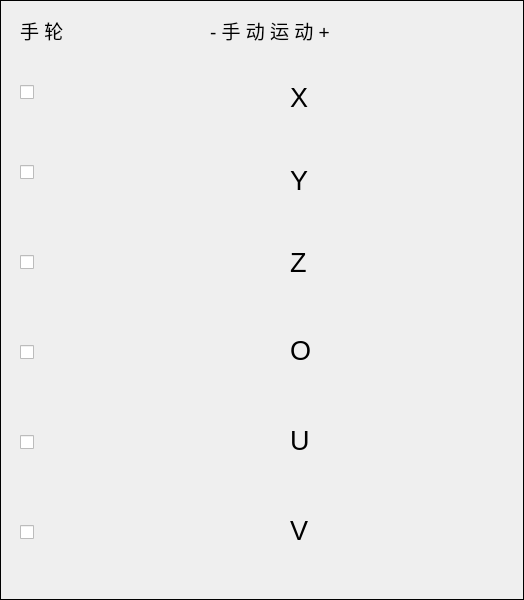
  <widget class="QGroupBox" name="groupBox_4">
   <property name="geometry">
    <rect>
     <x>500</x>
     <y>0</y>
     <width>524</width>
     <height>600</height>
    </rect>
   </property>
   <property name="minimumSize">
    <size>
     <width>524</width>
     <height>600</height>
    </size>
   </property>
   <property name="maximumSize">
    <size>
     <width>500</width>
     <height>200</height>
    </size>
   </property>
   <property name="styleSheet">
    <string notr="true">QGroupBox{
	border:  1px solid black;
}
</string>
   </property>
   <property name="title">
    <string/>
   </property>
   <widget class="QLabel" name="label_5">
    <property name="geometry">
     <rect>
      <x>20</x>
      <y>10</y>
      <width>101</width>
      <height>41</height>
     </rect>
    </property>
    <property name="font">
     <font>
      <pointsize>14</pointsize>
     </font>
    </property>
    <property name="text">
     <string>手 轮</string>
    </property>
   </widget>
   <widget class="QLabel" name="label_6">
    <property name="geometry">
     <rect>
      <x>210</x>
      <y>10</y>
      <width>221</width>
      <height>41</height>
     </rect>
    </property>
    <property name="font">
     <font>
      <pointsize>14</pointsize>
     </font>
    </property>
    <property name="text">
     <string>- 手 动 运 动 +</string>
    </property>
   </widget>
   <widget class="QLabel" name="label_7">
    <property name="geometry">
     <rect>
      <x>290</x>
      <y>77</y>
      <width>41</width>
      <height>41</height>
     </rect>
    </property>
    <property name="font">
     <font>
      <pointsize>20</pointsize>
     </font>
    </property>
    <property name="text">
     <string>X</string>
    </property>
   </widget>
   <widget class="QLabel" name="label_8">
    <property name="geometry">
     <rect>
      <x>290</x>
      <y>160</y>
      <width>41</width>
      <height>41</height>
     </rect>
    </property>
    <property name="font">
     <font>
      <pointsize>20</pointsize>
     </font>
    </property>
    <property name="text">
     <string>Y</string>
    </property>
   </widget>
   <widget class="QLabel" name="label_9">
    <property name="geometry">
     <rect>
      <x>290</x>
      <y>242</y>
      <width>41</width>
      <height>41</height>
     </rect>
    </property>
    <property name="font">
     <font>
      <pointsize>20</pointsize>
     </font>
    </property>
    <property name="text">
     <string>Z</string>
    </property>
   </widget>
   <widget class="QLabel" name="label_10">
    <property name="geometry">
     <rect>
      <x>290</x>
      <y>330</y>
      <width>41</width>
      <height>41</height>
     </rect>
    </property>
    <property name="font">
     <font>
      <pointsize>20</pointsize>
     </font>
    </property>
    <property name="text">
     <string>O</string>
    </property>
   </widget>
   <widget class="QLabel" name="label_11">
    <property name="geometry">
     <rect>
      <x>290</x>
      <y>420</y>
      <width>41</width>
      <height>41</height>
     </rect>
    </property>
    <property name="font">
     <font>
      <pointsize>20</pointsize>
     </font>
    </property>
    <property name="text">
     <string>U</string>
    </property>
   </widget>
   <widget class="QLabel" name="label_12">
    <property name="geometry">
     <rect>
      <x>290</x>
      <y>510</y>
      <width>41</width>
      <height>41</height>
     </rect>
    </property>
    <property name="font">
     <font>
      <pointsize>20</pointsize>
     </font>
    </property>
    <property name="text">
     <string>V</string>
    </property>
   </widget>
   <widget class="QPushButton" name="Btn_leftX">
    <property name="geometry">
     <rect>
      <x>130</x>
      <y>60</y>
      <width>100</width>
      <height>70</height>
     </rect>
    </property>
    <property name="minimumSize">
     <size>
      <width>100</width>
      <height>70</height>
     </size>
    </property>
    <property name="maximumSize">
     <size>
      <width>100</width>
      <height>70</height>
     </size>
    </property>
    <property name="sizeIncrement">
     <size>
      <width>0</width>
      <height>0</height>
     </size>
    </property>
    <property name="styleSheet">
     <string notr="true">border-style: none;</string>
    </property>
    <property name="text">
     <string/>
    </property>
    <property name="icon">
     <iconset resource="../resource.qrc">
      <normaloff>:/ManualPage/manualpage_images/left.png</normaloff>:/ManualPage/manualpage_images/left.png</iconset>
    </property>
    <property name="iconSize">
     <size>
      <width>120</width>
      <height>120</height>
     </size>
    </property>
   </widget>
   <widget class="QPushButton" name="Btn_rightX">
    <property name="geometry">
     <rect>
      <x>370</x>
      <y>60</y>
      <width>100</width>
      <height>70</height>
     </rect>
    </property>
    <property name="minimumSize">
     <size>
      <width>100</width>
      <height>70</height>
     </size>
    </property>
    <property name="maximumSize">
     <size>
      <width>100</width>
      <height>70</height>
     </size>
    </property>
    <property name="styleSheet">
     <string notr="true">border-style: none;</string>
    </property>
    <property name="text">
     <string/>
    </property>
    <property name="icon">
     <iconset resource="../resource.qrc">
      <normaloff>:/ManualPage/manualpage_images/right.png</normaloff>:/ManualPage/manualpage_images/right.png</iconset>
    </property>
    <property name="iconSize">
     <size>
      <width>120</width>
      <height>120</height>
     </size>
    </property>
   </widget>
   <widget class="QPushButton" name="Btn_rightY">
    <property name="geometry">
     <rect>
      <x>370</x>
      <y>140</y>
      <width>100</width>
      <height>70</height>
     </rect>
    </property>
    <property name="minimumSize">
     <size>
      <width>100</width>
      <height>70</height>
     </size>
    </property>
    <property name="maximumSize">
     <size>
      <width>100</width>
      <height>70</height>
     </size>
    </property>
    <property name="styleSheet">
     <string notr="true">border-style: none;</string>
    </property>
    <property name="text">
     <string/>
    </property>
    <property name="icon">
     <iconset resource="../resource.qrc">
      <normaloff>:/ManualPage/manualpage_images/right.png</normaloff>:/ManualPage/manualpage_images/right.png</iconset>
    </property>
    <property name="iconSize">
     <size>
      <width>120</width>
      <height>120</height>
     </size>
    </property>
   </widget>
   <widget class="QPushButton" name="Btn_leftY">
    <property name="geometry">
     <rect>
      <x>130</x>
      <y>140</y>
      <width>100</width>
      <height>70</height>
     </rect>
    </property>
    <property name="minimumSize">
     <size>
      <width>100</width>
      <height>70</height>
     </size>
    </property>
    <property name="maximumSize">
     <size>
      <width>100</width>
      <height>70</height>
     </size>
    </property>
    <property name="sizeIncrement">
     <size>
      <width>0</width>
      <height>0</height>
     </size>
    </property>
    <property name="styleSheet">
     <string notr="true">border-style: none;</string>
    </property>
    <property name="text">
     <string/>
    </property>
    <property name="icon">
     <iconset resource="../resource.qrc">
      <normaloff>:/ManualPage/manualpage_images/left.png</normaloff>:/ManualPage/manualpage_images/left.png</iconset>
    </property>
    <property name="iconSize">
     <size>
      <width>120</width>
      <height>120</height>
     </size>
    </property>
   </widget>
   <widget class="QPushButton" name="Btn_rightZ">
    <property name="geometry">
     <rect>
      <x>370</x>
      <y>230</y>
      <width>100</width>
      <height>70</height>
     </rect>
    </property>
    <property name="minimumSize">
     <size>
      <width>100</width>
      <height>70</height>
     </size>
    </property>
    <property name="maximumSize">
     <size>
      <width>100</width>
      <height>70</height>
     </size>
    </property>
    <property name="styleSheet">
     <string notr="true">border-style: none;</string>
    </property>
    <property name="text">
     <string/>
    </property>
    <property name="icon">
     <iconset resource="../resource.qrc">
      <normaloff>:/ManualPage/manualpage_images/right.png</normaloff>:/ManualPage/manualpage_images/right.png</iconset>
    </property>
    <property name="iconSize">
     <size>
      <width>120</width>
      <height>120</height>
     </size>
    </property>
   </widget>
   <widget class="QPushButton" name="Btn_leftZ">
    <property name="geometry">
     <rect>
      <x>130</x>
      <y>230</y>
      <width>100</width>
      <height>70</height>
     </rect>
    </property>
    <property name="minimumSize">
     <size>
      <width>100</width>
      <height>70</height>
     </size>
    </property>
    <property name="maximumSize">
     <size>
      <width>100</width>
      <height>70</height>
     </size>
    </property>
    <property name="sizeIncrement">
     <size>
      <width>0</width>
      <height>0</height>
     </size>
    </property>
    <property name="styleSheet">
     <string notr="true">border-style: none;</string>
    </property>
    <property name="text">
     <string/>
    </property>
    <property name="icon">
     <iconset resource="../resource.qrc">
      <normaloff>:/ManualPage/manualpage_images/left.png</normaloff>:/ManualPage/manualpage_images/left.png</iconset>
    </property>
    <property name="iconSize">
     <size>
      <width>120</width>
      <height>120</height>
     </size>
    </property>
   </widget>
   <widget class="QPushButton" name="Btn_rightO">
    <property name="geometry">
     <rect>
      <x>370</x>
      <y>320</y>
      <width>100</width>
      <height>70</height>
     </rect>
    </property>
    <property name="minimumSize">
     <size>
      <width>100</width>
      <height>70</height>
     </size>
    </property>
    <property name="maximumSize">
     <size>
      <width>100</width>
      <height>70</height>
     </size>
    </property>
    <property name="styleSheet">
     <string notr="true">border-style: none;</string>
    </property>
    <property name="text">
     <string/>
    </property>
    <property name="icon">
     <iconset resource="../resource.qrc">
      <normaloff>:/ManualPage/manualpage_images/right.png</normaloff>:/ManualPage/manualpage_images/right.png</iconset>
    </property>
    <property name="iconSize">
     <size>
      <width>120</width>
      <height>120</height>
     </size>
    </property>
   </widget>
   <widget class="QPushButton" name="Btn_leftO">
    <property name="geometry">
     <rect>
      <x>130</x>
      <y>320</y>
      <width>100</width>
      <height>70</height>
     </rect>
    </property>
    <property name="minimumSize">
     <size>
      <width>100</width>
      <height>70</height>
     </size>
    </property>
    <property name="maximumSize">
     <size>
      <width>100</width>
      <height>70</height>
     </size>
    </property>
    <property name="sizeIncrement">
     <size>
      <width>0</width>
      <height>0</height>
     </size>
    </property>
    <property name="styleSheet">
     <string notr="true">border-style: none;</string>
    </property>
    <property name="text">
     <string/>
    </property>
    <property name="icon">
     <iconset resource="../resource.qrc">
      <normaloff>:/ManualPage/manualpage_images/left.png</normaloff>:/ManualPage/manualpage_images/left.png</iconset>
    </property>
    <property name="iconSize">
     <size>
      <width>120</width>
      <height>120</height>
     </size>
    </property>
   </widget>
   <widget class="QPushButton" name="Btn_rightU">
    <property name="geometry">
     <rect>
      <x>370</x>
      <y>410</y>
      <width>100</width>
      <height>70</height>
     </rect>
    </property>
    <property name="minimumSize">
     <size>
      <width>100</width>
      <height>70</height>
     </size>
    </property>
    <property name="maximumSize">
     <size>
      <width>100</width>
      <height>70</height>
     </size>
    </property>
    <property name="styleSheet">
     <string notr="true">border-style: none;</string>
    </property>
    <property name="text">
     <string/>
    </property>
    <property name="icon">
     <iconset resource="../resource.qrc">
      <normaloff>:/ManualPage/manualpage_images/right.png</normaloff>:/ManualPage/manualpage_images/right.png</iconset>
    </property>
    <property name="iconSize">
     <size>
      <width>120</width>
      <height>120</height>
     </size>
    </property>
   </widget>
   <widget class="QPushButton" name="Btn_leftU">
    <property name="geometry">
     <rect>
      <x>130</x>
      <y>410</y>
      <width>100</width>
      <height>70</height>
     </rect>
    </property>
    <property name="minimumSize">
     <size>
      <width>100</width>
      <height>70</height>
     </size>
    </property>
    <property name="maximumSize">
     <size>
      <width>100</width>
      <height>70</height>
     </size>
    </property>
    <property name="sizeIncrement">
     <size>
      <width>0</width>
      <height>0</height>
     </size>
    </property>
    <property name="styleSheet">
     <string notr="true">border-style: none;</string>
    </property>
    <property name="text">
     <string/>
    </property>
    <property name="icon">
     <iconset resource="../resource.qrc">
      <normaloff>:/ManualPage/manualpage_images/left.png</normaloff>:/ManualPage/manualpage_images/left.png</iconset>
    </property>
    <property name="iconSize">
     <size>
      <width>120</width>
      <height>120</height>
     </size>
    </property>
   </widget>
   <widget class="QPushButton" name="Btn_rightV">
    <property name="geometry">
     <rect>
      <x>370</x>
      <y>500</y>
      <width>100</width>
      <height>70</height>
     </rect>
    </property>
    <property name="minimumSize">
     <size>
      <width>100</width>
      <height>70</height>
     </size>
    </property>
    <property name="maximumSize">
     <size>
      <width>100</width>
      <height>70</height>
     </size>
    </property>
    <property name="styleSheet">
     <string notr="true">border-style: none;</string>
    </property>
    <property name="text">
     <string/>
    </property>
    <property name="icon">
     <iconset resource="../resource.qrc">
      <normaloff>:/ManualPage/manualpage_images/right.png</normaloff>:/ManualPage/manualpage_images/right.png</iconset>
    </property>
    <property name="iconSize">
     <size>
      <width>120</width>
      <height>120</height>
     </size>
    </property>
   </widget>
   <widget class="QPushButton" name="Btn_leftV">
    <property name="geometry">
     <rect>
      <x>130</x>
      <y>500</y>
      <width>100</width>
      <height>70</height>
     </rect>
    </property>
    <property name="minimumSize">
     <size>
      <width>100</width>
      <height>70</height>
     </size>
    </property>
    <property name="maximumSize">
     <size>
      <width>100</width>
      <height>70</height>
     </size>
    </property>
    <property name="sizeIncrement">
     <size>
      <width>0</width>
      <height>0</height>
     </size>
    </property>
    <property name="styleSheet">
     <string notr="true">border-style: none;</string>
    </property>
    <property name="text">
     <string/>
    </property>
    <property name="icon">
     <iconset resource="../resource.qrc">
      <normaloff>:/ManualPage/manualpage_images/left.png</normaloff>:/ManualPage/manualpage_images/left.png</iconset>
    </property>
    <property name="iconSize">
     <size>
      <width>120</width>
      <height>120</height>
     </size>
    </property>
   </widget>
   <widget class="QCheckBox" name="checkBox_X">
    <property name="geometry">
     <rect>
      <x>20</x>
      <y>60</y>
      <width>64</width>
      <height>64</height>
     </rect>
    </property>
    <property name="minimumSize">
     <size>
      <width>64</width>
      <height>64</height>
     </size>
    </property>
    <property name="maximumSize">
     <size>
      <width>64</width>
      <height>64</height>
     </size>
    </property>
    <property name="styleSheet">
     <string notr="true">QCheckBox::indicator:unchecked { 
    image: url(:/ManualPage/manualpage_images/unchecked.png); 
} 
 
QCheckBox::indicator:checked { 
    image: url(:/ManualPage/manualpage_images/checked.png); 
} 
</string>
    </property>
    <property name="text">
     <string/>
    </property>
    <property name="iconSize">
     <size>
      <width>15</width>
      <height>12</height>
     </size>
    </property>
   </widget>
   <widget class="QCheckBox" name="checkBox_Y">
    <property name="geometry">
     <rect>
      <x>20</x>
      <y>140</y>
      <width>64</width>
      <height>64</height>
     </rect>
    </property>
    <property name="minimumSize">
     <size>
      <width>64</width>
      <height>64</height>
     </size>
    </property>
    <property name="maximumSize">
     <size>
      <width>64</width>
      <height>64</height>
     </size>
    </property>
    <property name="styleSheet">
     <string notr="true">QCheckBox::indicator:unchecked { 
    image: url(:/ManualPage/manualpage_images/unchecked.png); 
} 
 
QCheckBox::indicator:checked { 
    image: url(:/ManualPage/manualpage_images/checked.png); 
} 
</string>
    </property>
    <property name="text">
     <string/>
    </property>
    <property name="iconSize">
     <size>
      <width>15</width>
      <height>12</height>
     </size>
    </property>
   </widget>
   <widget class="QCheckBox" name="checkBox_Z">
    <property name="geometry">
     <rect>
      <x>20</x>
      <y>230</y>
      <width>64</width>
      <height>64</height>
     </rect>
    </property>
    <property name="minimumSize">
     <size>
      <width>64</width>
      <height>64</height>
     </size>
    </property>
    <property name="maximumSize">
     <size>
      <width>64</width>
      <height>64</height>
     </size>
    </property>
    <property name="styleSheet">
     <string notr="true">QCheckBox::indicator:unchecked { 
    image: url(:/ManualPage/manualpage_images/unchecked.png); 
} 
 
QCheckBox::indicator:checked { 
    image: url(:/ManualPage/manualpage_images/checked.png); 
} 
</string>
    </property>
    <property name="text">
     <string/>
    </property>
    <property name="iconSize">
     <size>
      <width>15</width>
      <height>12</height>
     </size>
    </property>
   </widget>
   <widget class="QCheckBox" name="checkBox_O">
    <property name="geometry">
     <rect>
      <x>20</x>
      <y>320</y>
      <width>64</width>
      <height>64</height>
     </rect>
    </property>
    <property name="minimumSize">
     <size>
      <width>64</width>
      <height>64</height>
     </size>
    </property>
    <property name="maximumSize">
     <size>
      <width>64</width>
      <height>64</height>
     </size>
    </property>
    <property name="styleSheet">
     <string notr="true">QCheckBox::indicator:unchecked { 
    image: url(:/ManualPage/manualpage_images/unchecked.png); 
} 
 
QCheckBox::indicator:checked { 
    image: url(:/ManualPage/manualpage_images/checked.png); 
} 
</string>
    </property>
    <property name="text">
     <string/>
    </property>
    <property name="iconSize">
     <size>
      <width>15</width>
      <height>12</height>
     </size>
    </property>
   </widget>
   <widget class="QCheckBox" name="checkBox_U">
    <property name="geometry">
     <rect>
      <x>20</x>
      <y>410</y>
      <width>64</width>
      <height>64</height>
     </rect>
    </property>
    <property name="minimumSize">
     <size>
      <width>64</width>
      <height>64</height>
     </size>
    </property>
    <property name="maximumSize">
     <size>
      <width>64</width>
      <height>64</height>
     </size>
    </property>
    <property name="styleSheet">
     <string notr="true">QCheckBox::indicator:unchecked { 
    image: url(:/ManualPage/manualpage_images/unchecked.png); 
} 
 
QCheckBox::indicator:checked { 
    image: url(:/ManualPage/manualpage_images/checked.png); 
} 
</string>
    </property>
    <property name="text">
     <string/>
    </property>
    <property name="iconSize">
     <size>
      <width>15</width>
      <height>12</height>
     </size>
    </property>
   </widget>
   <widget class="QCheckBox" name="checkBox_V">
    <property name="geometry">
     <rect>
      <x>20</x>
      <y>500</y>
      <width>64</width>
      <height>64</height>
     </rect>
    </property>
    <property name="minimumSize">
     <size>
      <width>64</width>
      <height>64</height>
     </size>
    </property>
    <property name="maximumSize">
     <size>
      <width>64</width>
      <height>64</height>
     </size>
    </property>
    <property name="styleSheet">
     <string notr="true">QCheckBox::indicator:unchecked { 
    image: url(:/ManualPage/manualpage_images/unchecked.png); 
} 
 
QCheckBox::indicator:checked { 
    image: url(:/ManualPage/manualpage_images/checked.png); 
} 
</string>
    </property>
    <property name="text">
     <string/>
    </property>
    <property name="iconSize">
     <size>
      <width>15</width>
      <height>12</height>
     </size>
    </property>
   </widget>
  </widget>
